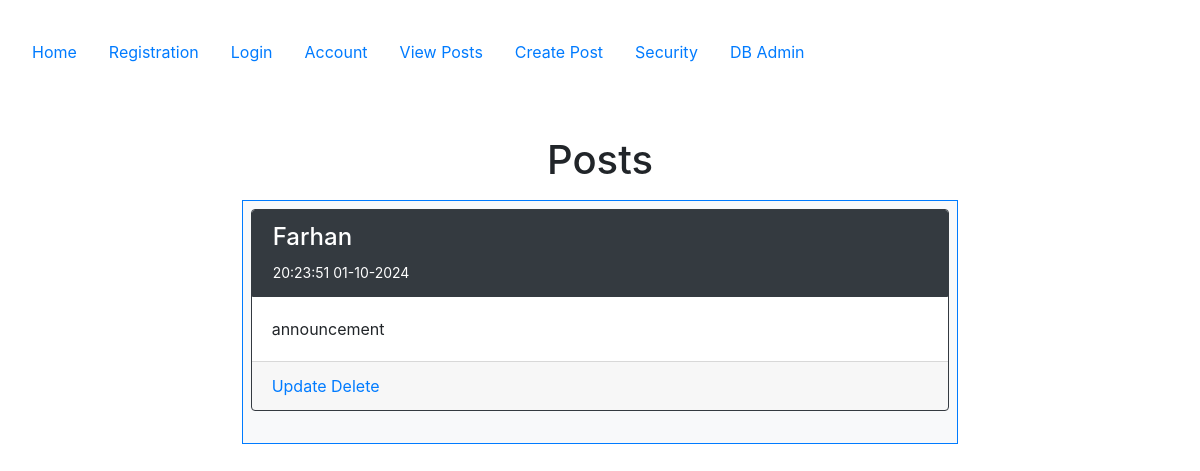
Page /posts on the earlier database version.
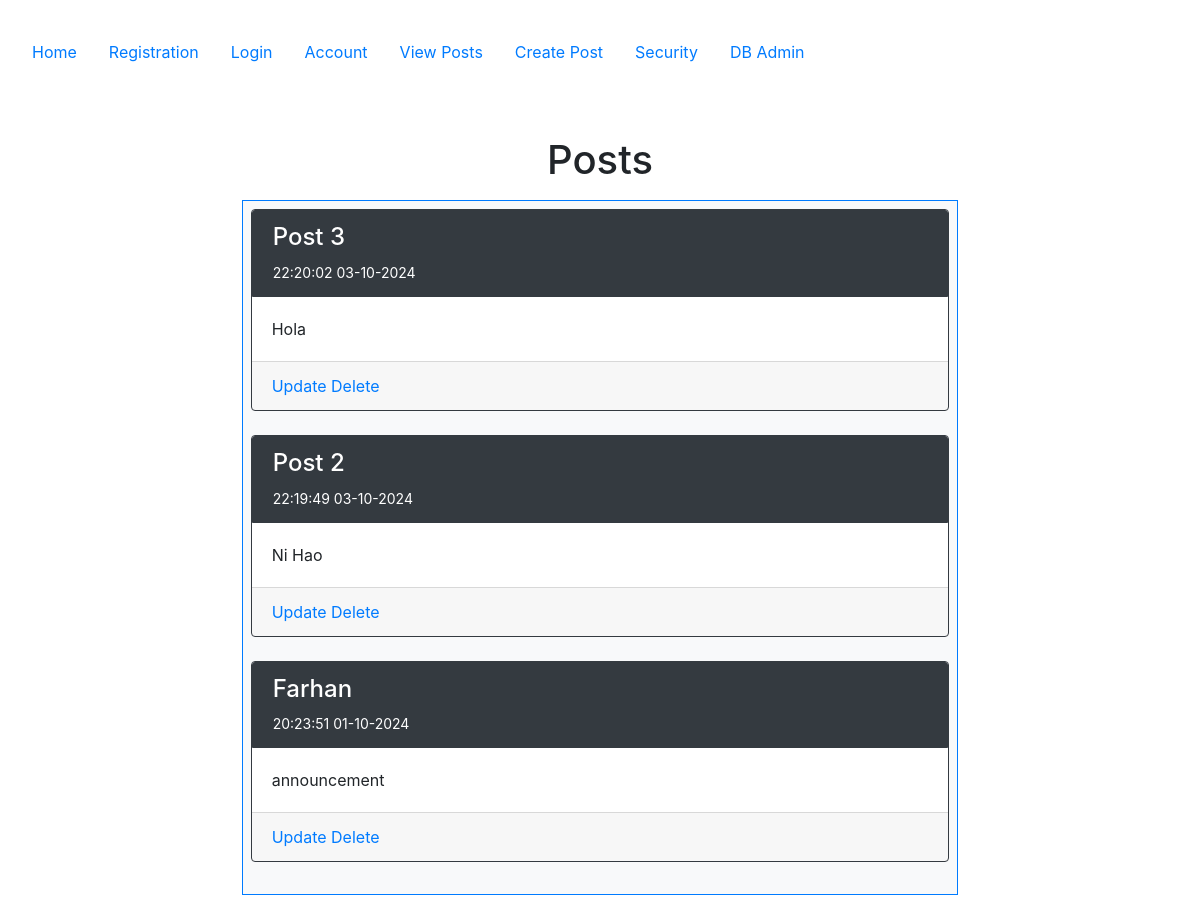
Same page on the later database version.
### config.py (models this page shows, shortened)
class Post(db.Model):
   __tablename__ = 'posts'
   id = db.Column(db.Integer, primary_key=True)
   userid = db.Column(db.Integer, db.ForeignKey('users.id'))
   created = db.Column(db.DateTime, nullable=False)
   title = db.Column(db.Text, nullable=False)
   body = db.Column(db.Text, nullable=False)
   user = db.relationship("User", back_populates="posts")

### posts/views.py (the view)
@posts_bp.route('/posts')
def posts():
    all_posts = Post.query.order_by(desc('id')).all()
    return render_template('posts/posts.html', posts=all_posts)

### templates/posts/posts.html (shortened to what this page needs)
{% extends "base.html" %}
{% block content %}
    <div class="container">
        <h1>Posts</h1>
        <div class="p-2 row">
            <div class="col-2"></div>
            <div class="col-8">
                <div class="p-2 bg-light border border-primary" style="text-align: left">
                    {% for post in posts %}
                        <div class="card border border-dark">
                            <div class="card-header bg-dark text-white border border-dark">
                                <h4>{{ post.title }}</h4>
                                <small>{{ post.created.strftime('%H:%M:%S %d-%m-%Y') }}</small>
                            </div>
                            <div class="card-body">{{ post.body }}</div>
                            <div class="card-footer">
        <a class="navbar-item" href="{{ url_for('posts.update', id=post.id) }}">Update</a>
         <a class="navbar-item" href="{{ url_for('posts.delete', id=post.id) }}">Delete</a>
    </div>
                        </div>
                        <br>
                    {% endfor %}
                </div>
            </div>
            <div class="col-2"></div>
        </div>
    </div>
{% endblock %}

### templates/base.html (shortened to what this page needs)
<!DOCTYPE html>
<html lang="en">
<head>
    <link rel="stylesheet" href="https://cdn.jsdelivr.net/npm/bootstrap@4.6.2/dist/css/bootstrap.min.css">
</head>
<body>
<section class="container-fluid p-3 my-3">
    <nav class="nav nav-pills flex-column flex-sm-row">
        <a class="nav-item nav-link" href="{{ url_for('index') }}">Home</a>
        <a class="nav-item nav-link" href="{{ url_for('accounts.registration') }}">Registration</a>
        <a class="nav-item nav-link" href="{{ url_for('accounts.login') }}">Login</a>
        <a class="nav-item nav-link" href="{{ url_for('accounts.account') }}">Account</a>
        <a class="nav-item nav-link" href="{{ url_for('posts.posts') }}">View Posts</a>
        <a class="nav-item nav-link" href="{{ url_for('posts.create') }}">Create Post</a>
        <a class="nav-item nav-link" href="{{ url_for('security.security') }}">Security</a>
        <a class="nav-item nav-link" href="http://127.0.0.1:5000/admin">DB Admin</a>
    </nav>
    <div class="container-fluid p-3 my-5 text-center">
        {% block content %}{% endblock %}
    </div>
</section>
</body>
</html>

Differences in the rows shown:
added Post: title "Post 3", created "22:20:02 03-10-2024", body "Hola"
added Post: title "Post 2", created "22:19:49 03-10-2024", body "Ni Hao"
